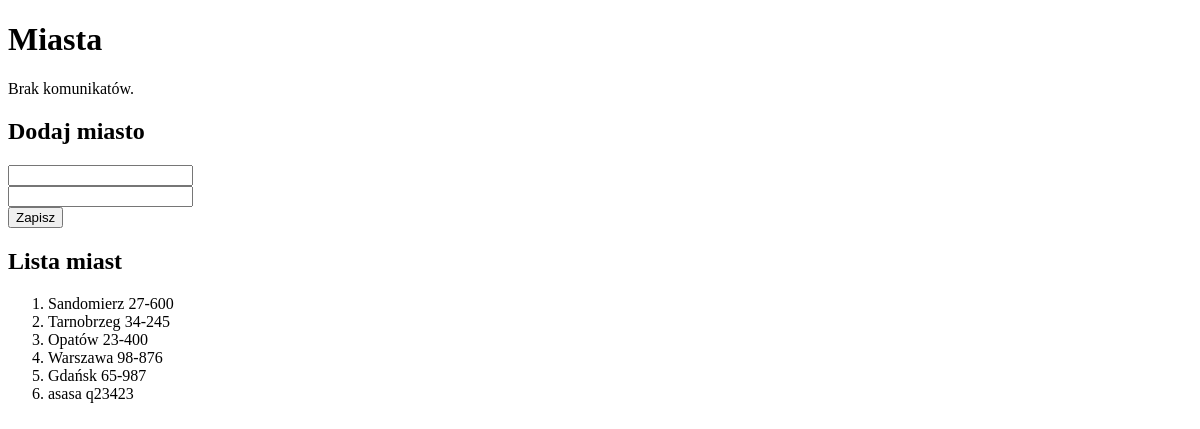
Page /studenci/miasta/ on the earlier database version.
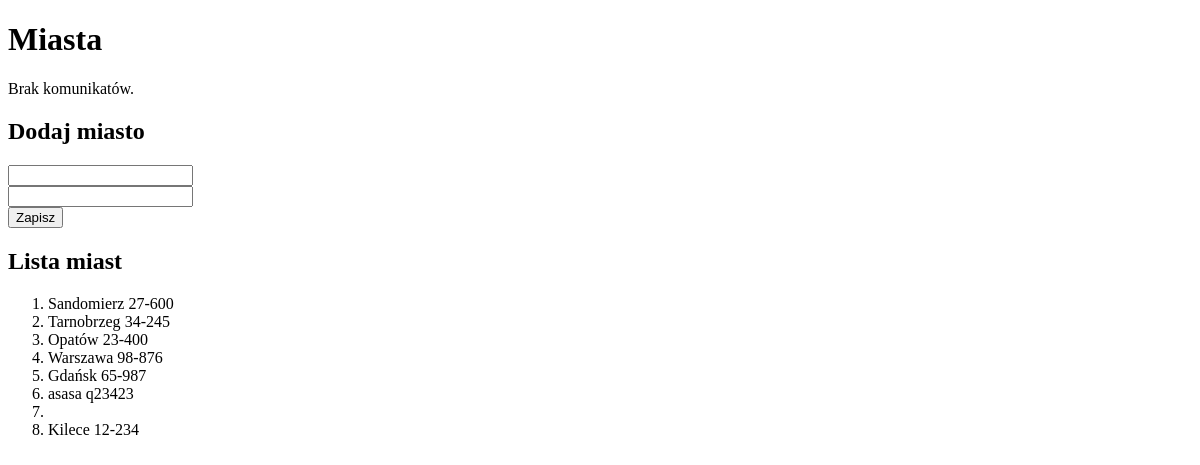
Same page on the later database version.
### studenci/models.py (models this page shows, shortened)
class Miasto(models.Model):
    nazwa = models.CharField(
        verbose_name='miasto',
        max_length=30,
        help_text='Nazwa miasta')
    kod = models.CharField(
        max_length=6,
        help_text='Kod pocztowy')
    class Meta:
        verbose_name_plural = "miasta"

### studenci/views.py (the view, shortened to what this page needs)
# urls.py: path('miasta/', views.miasta, name='miasta'),
def miasta(request):
    miasta = Miasto.objects.all()
    kontekst = {
        'miasta': miasta
    }
    return render(request, 'studenci/miasta.html', kontekst)

### studenci/templates/studenci/miasta.html (shortened to what this page needs)
{% extends 'szablon.html' %}
{% block naglowek %}Miasta{% endblock naglowek %}
{% block tresc %}
<h2>Dodaj miasto</h2>
<form action="." method="POST">
    <input type="text" name="nazwa" maxlength="30">
    <br>
    <input type="text" name="kod" maxlength="6">
    <br>
    <input type="submit" value="Zapisz">
</form>
<h2>Lista miast</h2>
<ol>
    {% for miasto in miasta %}
        <li>{{ miasto.nazwa }}&nbsp;{{ miasto.kod }}</li>
    {% endfor %}
</ol>
{% endblock tresc %}

### templates/szablon.html (shortened to what this page needs)
<!DOCTYPE html>
<html lang="pl">
<head>
</head>
<body>
    <h1>{% block naglowek %}Aplikacja Django{% endblock naglowek %}</h1>
    {% if messages %}
    <ul>
        {% for komunikat in messages %}
        <li>{{ komunikat }}</li>
        {% endfor %}
    </ul>
    {% else %}
        <p>Brak komunikatów.</p>
    {% endif %}
{% block tresc %}{% endblock tresc %}
</body>
</html>

Differences in the rows shown:
added Miasto: nazwa "Kilece", kod "12-234"
